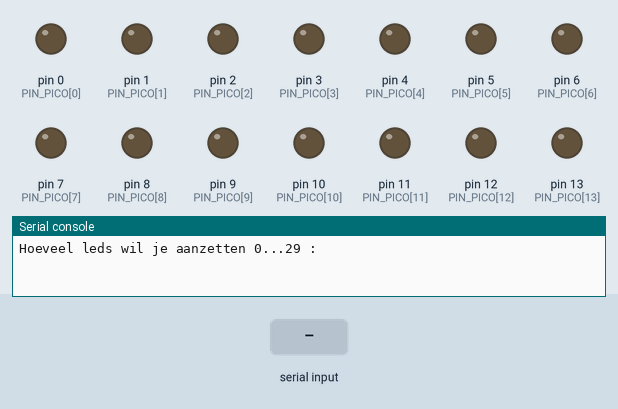
Bench run of a program on a simulated MicroPython board. Shown: output pins drawn as LEDs (lit = HIGH), the last lines printed to the serial console. The test bench sets the inputs (shaded band). The interpreter's speed is modelled, so counts of loop turns are approximate. At 1.3 s the program stops and its outputs stay as they are.

Above: at 1.2 s.
1.3 s: "5" typed at the serial console, then Enter
At 2.1 s:
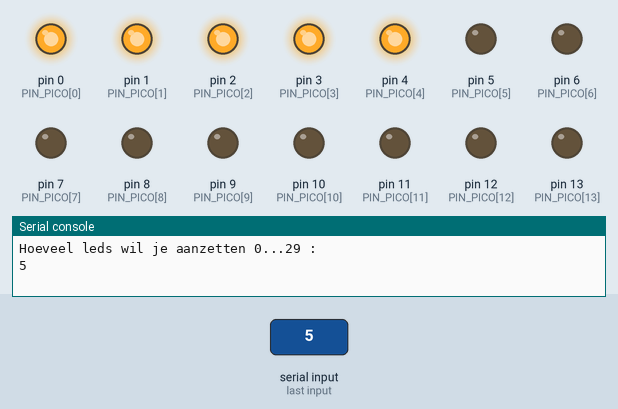
Timing chart, 0 to 2.8 s (numbered marks = the images above; inputs shaded):
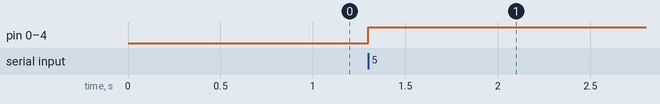

Measured:
- after the input at 1.3 s, pin 0 (PIN_PICO[0]), pin 1 (PIN_PICO[1]), pin 2 (PIN_PICO[2]), pin 3 (PIN_PICO[3]), pin 4 (PIN_PICO[4]): LOW → HIGH at once

The program:

week3test01.py.py
```python
from machine import Pin
from time import sleep
PIN_PICO = (0,1,2,3,4,5,6,7,8,9,10,11,12,13,14,15,16,17,18,19,20,21,22,23,24,25,26,27,28,29)

pin = []
for id in PIN_PICO:
    pin.append(Pin(id, Pin.OUT))

aantal_aan = int(input("Hoeveel leds wil je aanzetten 0...29 :"))
teller = 0
while teller < len(pin):
    if teller < aantal_aan:
        pin[teller].on()
    else:
        pin[teller].off()
    teller += 1
    
```
